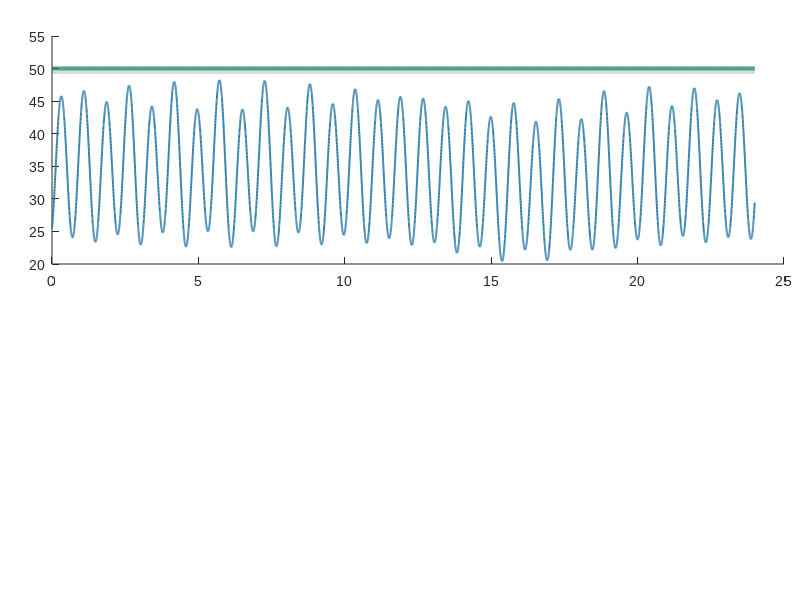

Write MATLAB code to recreate this figure. (Note: this script raises an error after producing the figure.)
clear; clc; close all;
set(0, 'DefaultAxesFontName', 'Arial');
set(0, 'DefaultTextFontName', 'Arial');

fig = figure('Color', 'w', 'Units', 'pixels', 'Position', [80, 80, 1250, 680]);

% Time Grid: 24 Hours, dt = 10 s, Ns = 8641
t_hr = linspace(0, 24, 8641);
f_orb = 15.54 / 24;          % Orbital frequency (cycles/hour)
w_orb = 2 * pi * f_orb;      % Orbital angular frequency
w_earth = 2 * pi / 24;       % Earth rotation angular frequency

% Exact Colors
c_amb   = [0.161, 0.478, 0.659]; % Steel Blue
c_lock  = [0.075, 0.494, 0.400]; % Dark Teal Green
c_thres = [0.710, 0.200, 0.165]; % Brick Red
c_saa   = [0.486, 0.212, 0.643]; % Purple
c_zcoil = [0.106, 0.310, 0.447]; % Dark Navy Blue
c_xcoil = [0.710, 0.282, 0.243]; % Terra Cotta Red
c_yamb  = [0.800, 0.651, 0.078]; % Mustard Gold

% 1. Synthesize Diurnal LEO Geomagnetic Excursion (20.41 uT to 48.24 uT)
env_saa = exp(-((t_hr - 16.2)/3.2).^2);
B_raw = 35.5 - 11.2 * cos(2 * w_orb * t_hr + 0.55) ...
    - 2.6 * cos(w_orb * t_hr - 0.8) .* sin(w_earth * t_hr) ...
    - 4.8 * env_saa .* (0.55 + 0.45 * cos(w_orb * t_hr));
B_amb_mag = 20.41 + (48.24 - 20.41) * (B_raw - min(B_raw)) / (max(B_raw) - min(B_raw));

% 2. LVLH Profiles for Subplot (b) (Image 1 version with sharp orbital transitions)
By_amb = (7.5 + 5.5 * cos(w_earth * t_hr + 0.4)) .* sin(w_orb * t_hr + 0.35);
Bx_coil = -(17.5 * sin(w_orb * t_hr + 0.95) + 3.2 * sin(3 * w_orb * t_hr + 2.85));

% Z-coil profile with characteristic quadrant step transitions shown in Image 1
s_step = sign(sin(w_orb * t_hr - 0.45));
Bz_amb = -24.5 * sin(w_orb * t_hr - 0.45) - 21.0 * s_step - 3.5 * cos(2 * w_orb * t_hr);
Bz_coil = sqrt(50^2 - By_amb.^2) - Bz_amb;

%% SUBPLOT (a)
ax1 = axes('Position', [0.065, 0.56, 0.915, 0.38]);
hold(ax1, 'on');

% Shaded 24-Bay Decoupled Array Bounds (49.23 - 50.39 uT)
h_bnd = fill(ax1, [t_hr, fliplr(t_hr)], [49.23*ones(size(t_hr)), 50.39*ones(size(t_hr))], ...
    c_lock, 'FaceAlpha', 0.22, 'EdgeColor', c_lock, 'EdgeAlpha', 0.35);

h_amb   = plot(ax1, t_hr, B_amb_mag, '-', 'Color', c_amb, 'LineWidth', 1.4);
h_lock  = plot(ax1, t_hr, 50.0*ones(size(t_hr)), '-', 'Color', c_lock, 'LineWidth', 2.6);
h_thres = yline(ax1, 35.0, '--', 'Color', c_thres, 'LineWidth', 1.4);
h_saa   = yline(ax1, 20.41, ':', 'Color', c_saa, 'LineWidth', 1.3);
yline(ax1, 48.24, ':', 'Color', c_saa, 'LineWidth', 1.3);

xlim(ax1, [0, 24]); ylim(ax1, [16, 56]);
set(ax1, 'XTick', 0:5:20, 'XTickLabel', [], 'YTick', 20:5:55, 'FontSize', 10, 'LineWidth', 0.8);
box(ax1, 'on');

ylabel(ax1, '\textbf{Magnetic Flux Density} $|\mathbf{B}|\ (\mu\mathbf{T})$', 'Interpreter', 'latex', 'FontSize', 11);
title(ax1, '\textbf{(a) 24-Hour Diurnal LEO Geomagnetic Excursion (15.54 Orbits) vs. Active Magnitude-Locking}', ...
    'Interpreter', 'latex', 'FontSize', 12.5);

leg1 = legend(ax1, [h_amb, h_lock, h_bnd, h_thres, h_saa], ...
    {'Uncompensated LEO Ambient $|\mathbf{B}_{\mathrm{amb}}(t)|$ (IGRF-14, $h = 400\ \mathrm{km},\ i = 51.6^\circ$)', ...
    'Isolated-Cell Locked Magnitude $|\mathbf{B}_{\mathrm{net}}(t)| \equiv 50.00\ \mu\mathrm{T}$ (Eqs. 2--3)', ...
    '24-Bay Decoupled Array Bounds ($49.23\mbox{--}50.39\ \mu\mathrm{T}$)', ...
    'Low-Field Threshold ($35.0\ \mu\mathrm{T}$; $53.12\%$ Diurnal Exposure)', ...
    'SAA Minimum ($20.41\ \mu\mathrm{T}$) / Auroral Maximum ($48.24\ \mu\mathrm{T}$)'}, ...
    'Interpreter', 'latex', 'FontSize', 8.5, 'NumColumns', 2, 'Location', 'southeast');
leg1.EdgeColor = [0.82, 0.82, 0.82];

%% SUBPLOT (b)
ax2 = axes('Position', [0.065, 0.09, 0.915, 0.38]);
hold(ax2, 'on');

h_zc = plot(ax2, t_hr, Bz_coil, '-',  'Color', c_zcoil, 'LineWidth', 1.4);
h_xc = plot(ax2, t_hr, Bx_coil, '-',  'Color', c_xcoil, 'LineWidth', 1.2);
h_ya = plot(ax2, t_hr, By_amb,  '--', 'Color', c_yamb,  'LineWidth', 1.2);

xlim(ax2, [0, 24]); ylim(ax2, [-43, 98]);
set(ax2, 'XTick', 0:5:20, 'YTick', -40:20:80, 'FontSize', 10, 'LineWidth', 0.8);
box(ax2, 'on');

xlabel(ax2, '\textbf{Simulated On-Orbit Diurnal Time} $t\ (\mathbf{Hours},\ \Delta t = 10\ \mathbf{s},\ N_s = 8641)$', ...
    'Interpreter', 'latex', 'FontSize', 11);
ylabel(ax2, '\textbf{Component Field} $(\mu\mathbf{T})$', 'Interpreter', 'latex', 'FontSize', 11);
title(ax2, '\textbf{(b) Smooth} $C^\infty$ \textbf{Dual-Axis Actuator Compensation Profiles in LVLH Coordinates}', ...
    'Interpreter', 'latex', 'FontSize', 12.5);

leg2 = legend(ax2, [h_zc, h_xc, h_ya], ...
    {'Active Z-Coil Output $B_{z,\mathrm{coil}}(t) = +\sqrt{50^2 - B_{y,\mathrm{amb}}^2} - B_{z,\mathrm{amb}}$', ...
    'Active X-Coil Nulling $B_{x,\mathrm{coil}}(t) = -B_{x,\mathrm{amb}}\ (B_{x,\mathrm{rms}} = 17.8\ \mu\mathrm{T})$', ...
    'Passively Accepted Transverse $B_{y,\mathrm{amb}}(t)$'}, ...
    'Interpreter', 'latex', 'FontSize', 8.8, 'Orientation', 'horizontal', 'Location', 'north');
leg2.EdgeColor = [0.82, 0.82, 0.82];
